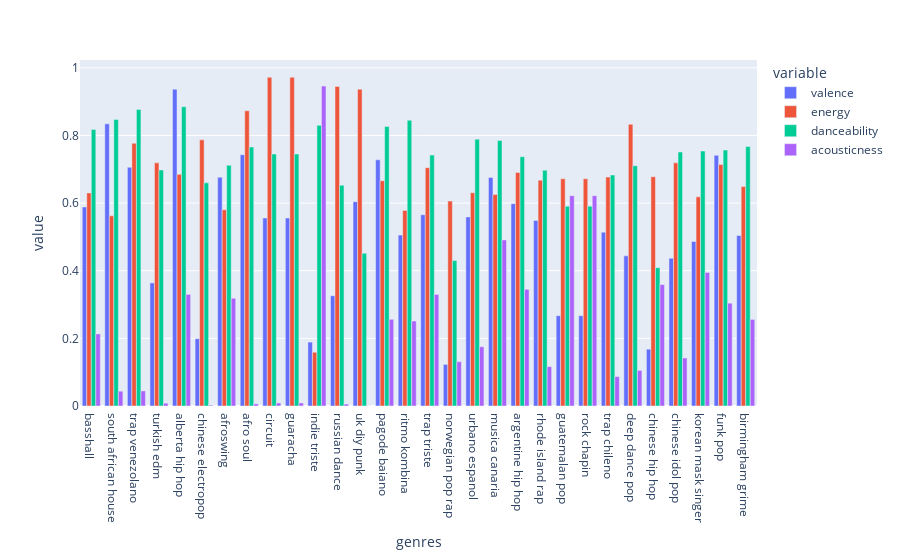

Source (notebook cell):
### Markdown cell above
**Genre-wise Feature Distribution**

### Code cell
top10_genres = genre_data_df.nlargest(30, 'popularity')

fig = px.bar(top10_genres, x='genres', y=['valence', 'energy', 'danceability', 'acousticness'], barmode='group')
fig.show()

### Figure 1 — Plotly figure (JSON) as saved in the notebook; plotly's stock layout.template omitted (floating-point values rounded to 4 significant figures)
{"data": [{"alignmentgroup": "True", "hovertemplate": "variable=valence<br>genres=%{x}<br>value=%{y}<extra></extra>", "legendgroup": "valence", "marker": {"color": "#636efa", "pattern": {"shape": ""}}, "name": "valence", "offsetgroup": "valence", "orientation": "v", "showlegend": true, "textposition": "auto", "type": "bar", "x": ["basshall", "south african house", "trap venezolano", "turkish edm", "alberta hip hop", "chinese electropop", "afroswing", "afro soul", "circuit", "guaracha", "indie triste", "russian dance", "uk diy punk", "pagode baiano", "ritmo kombina", "trap triste", "norwegian pop rap", "urbano espanol", "musica canaria", "argentine hip hop", "rhode island rap", "guatemalan pop", "rock chapin", "trap chileno", "deep dance pop", "chinese hip hop", "chinese idol pop", "korean mask singer", "funk pop", "birmingham grime"], "xaxis": "x", "y": [0.5887, 0.8343, 0.706, 0.364, 0.937, 0.199, 0.6766, 0.743, 0.556, 0.556, 0.189, 0.326, 0.604, 0.728, 0.5053, 0.5656, 0.123, 0.5593, 0.6757, 0.5984, 0.5486, 0.267, 0.267, 0.514, 0.444, 0.168, 0.437, 0.4865, 0.7413, 0.5042], "yaxis": "y"}, {"alignmentgroup": "True", "hovertemplate": "variable=energy<br>genres=%{x}<br>value=%{y}<extra></extra>", "legendgroup": "energy", "marker": {"color": "#EF553B", "pattern": {"shape": ""}}, "name": "energy", "offsetgroup": "energy", "orientation": "v", "showlegend": true, "textposition": "auto", "type": "bar", "x": ["basshall", "south african house", "trap venezolano", "turkish edm", "alberta hip hop", "chinese electropop", "afroswing", "afro soul", "circuit", "guaracha", "indie triste", "russian dance", "uk diy punk", "pagode baiano", "ritmo kombina", "trap triste", "norwegian pop rap", "urbano espanol", "musica canaria", "argentine hip hop", "rhode island rap", "guatemalan pop", "rock chapin", "trap chileno", "deep dance pop", "chinese hip hop", "chinese idol pop", "korean mask singer", "funk pop", "birmingham grime"], "xaxis": "x", "y": [0.6302, 0.5623, 0.777, 0.719, 0.685, 0.787, 0.5802, 0.873, 0.972, 0.972, 0.159, 0.945, 0.937, 0.666, 0.5783, 0.7048, 0.606, 0.6308, 0.6255, 0.6905, 0.6678, 0.672, 0.672, 0.677, 0.833, 0.678, 0.719, 0.6185, 0.714, 0.6488], "yaxis": "y"}, {"alignmentgroup": "True", "hovertemplate": "variable=danceability<br>genres=%{x}<br>value=%{y}<extra></extra>", "legendgroup": "danceability", "marker": {"color": "#00cc96", "pattern": {"shape": ""}}, "name": "danceability", "offsetgroup": "danceability", "orientation": "v", "showlegend": true, "textposition": "auto", "type": "bar", "x": ["basshall", "south african house", "trap venezolano", "turkish edm", "alberta hip hop", "chinese electropop", "afroswing", "afro soul", "circuit", "guaracha", "indie triste", "russian dance", "uk diy punk", "pagode baiano", "ritmo kombina", "trap triste", "norwegian pop rap", "urbano espanol", "musica canaria", "argentine hip hop", "rhode island rap", "guatemalan pop", "rock chapin", "trap chileno", "deep dance pop", "chinese hip hop", "chinese idol pop", "korean mask singer", "funk pop", "birmingham grime"], "xaxis": "x", "y": [0.818, 0.847, 0.877, 0.698, 0.885, 0.66, 0.7117, 0.766, 0.745, 0.745, 0.83, 0.653, 0.452, 0.8267, 0.845, 0.742, 0.43, 0.789, 0.7852, 0.7371, 0.6973, 0.591, 0.591, 0.683, 0.7105, 0.409, 0.751, 0.754, 0.7569, 0.7673], "yaxis": "y"}, {"alignmentgroup": "True", "hovertemplate": "variable=acousticness<br>genres=%{x}<br>value=%{y}<extra></extra>", "legendgroup": "acousticness", "marker": {"color": "#ab63fa", "pattern": {"shape": ""}}, "name": "acousticness", "offsetgroup": "acousticness", "orientation": "v", "showlegend": true, "textposition": "auto", "type": "bar", "x": ["basshall", "south african house", "trap venezolano", "turkish edm", "alberta hip hop", "chinese electropop", "afroswing", "afro soul", "circuit", "guaracha", "indie triste", "russian dance", "uk diy punk", "pagode baiano", "ritmo kombina", "trap triste", "norwegian pop rap", "urbano espanol", "musica canaria", "argentine hip hop", "rhode island rap", "guatemalan pop", "rock chapin", "trap chileno", "deep dance pop", "chinese hip hop", "chinese idol pop", "korean mask singer", "funk pop", "birmingham grime"], "xaxis": "x", "y": [0.2132, 0.04383, 0.0446, 0.00829, 0.33, 0.00257, 0.3185, 0.00627, 0.00903, 0.00903, 0.946, 0.00561, 0.000209, 0.2563, 0.2513, 0.33, 0.131, 0.1752, 0.4912, 0.345, 0.1164, 0.622, 0.622, 0.0869, 0.1055, 0.359, 0.142, 0.395, 0.3041, 0.256], "yaxis": "y"}], "layout": {"barmode": "group", "legend": {"title": {"text": "variable"}, "tracegroupgap": 0}, "margin": {"t": 60}, "xaxis": {"anchor": "y", "domain": [0, 1], "title": {"text": "genres"}}, "yaxis": {"anchor": "x", "domain": [0, 1], "title": {"text": "value"}}}}
